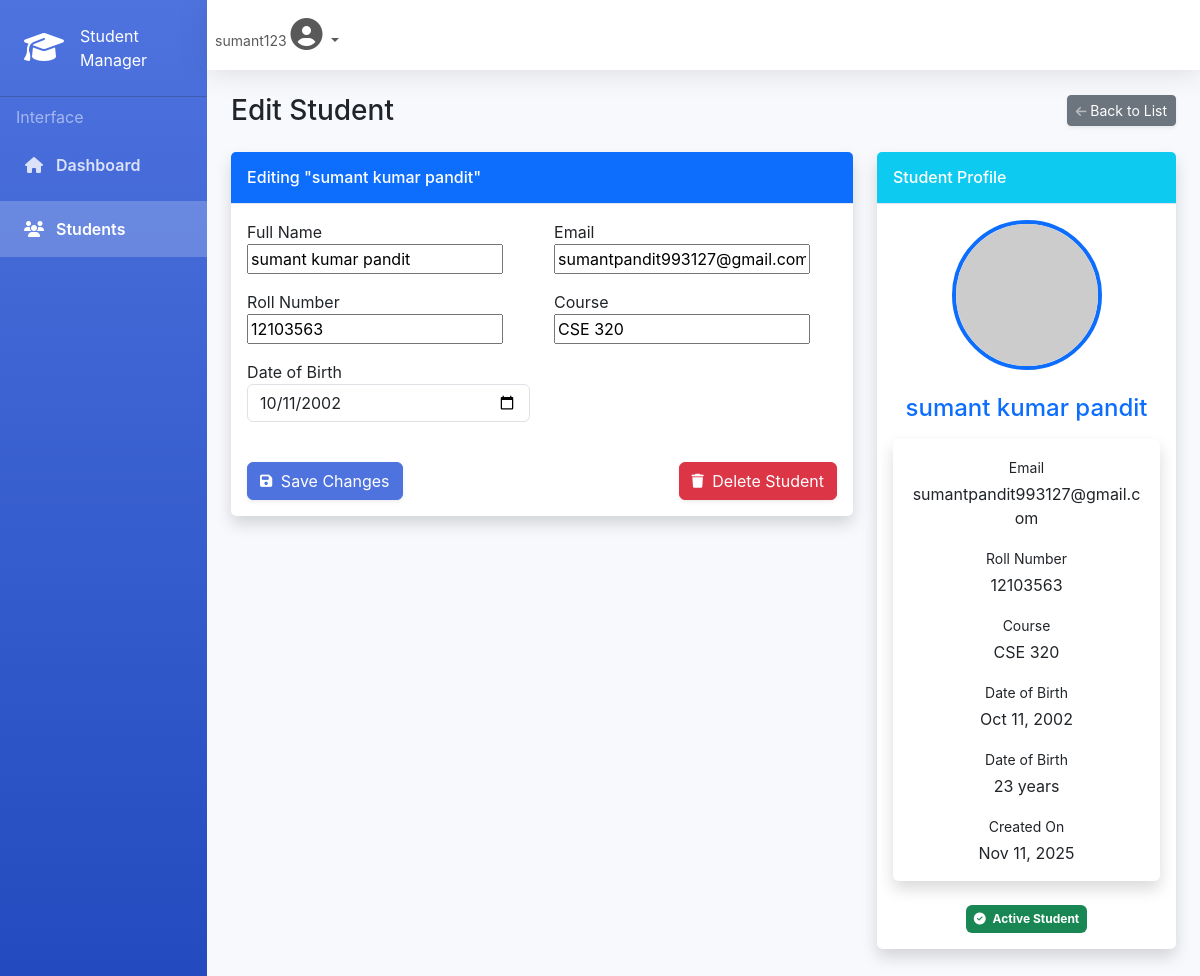
Page /edit/16/ (signed in) on the committed database.
### students/models.py (models this page shows, shortened)
class Student(models.Model):
    name = models.CharField(max_length=100)
    email = models.EmailField(unique=True)
    roll_no = models.CharField(max_length=20)
    course = models.CharField(max_length=100)
    date_of_birth = models.DateField()
    created_at = models.DateTimeField(auto_now_add=True)

### students/views.py (the view)
# urls.py: path('edit/<int:pk>/', student_edit, name='student-edit'),
@login_required
def student_edit(request, pk):
    student = get_object_or_404(Student, pk=pk)
    form = StudentForm(request.POST or None, instance=student)
    if request.method == 'POST' and form.is_valid():
        form.save()
        return redirect('student-home')
    return render(request, 'students/edit.html', {'form': form, 'student': student})

### students/forms.py
class StudentForm(forms.ModelForm):
    class Meta:
        model = Student
        fields = ['name', 'email', 'roll_no', 'course', 'date_of_birth']
        widgets = {
            'date_of_birth': forms.DateInput(attrs={
                'type': 'date',
                'class': 'form-control'
            })
        }

### students/templates/students/edit.html (shortened to what this page needs)
{% extends "base.html" %}
{% load static %}
{% block content %}
<div class="d-sm-flex align-items-center justify-content-between mb-4">
    <h1 class="h3 mb-0 text-gray-800">Edit Student</h1>
    <a href="{% url 'student-home' %}" class="d-none d-sm-inline-block btn btn-sm btn-secondary shadow-sm">
         Back to List
    </a>
</div>
<div class="row">
    <div class="col-lg-8">
        <div class="card shadow mb-4">
            <div class="card-header py-3 bg-primary text-white">
                <h6 class="m-0 font-weight-bold">Editing "{{ student.name }}"</h6>
            </div>
            <div class="card-body">
                <form method="post">
                    <div class="row">
                        <div class="col-md-6">
                            <div class="form-group mb-3">
                                <label for="{{ form.name.id_for_label }}" class="font-weight-bold">Full Name</label>
                                {{ form.name }}
                            </div>
                        </div>
                        <div class="col-md-6">
                            <div class="form-group mb-3">
                                <label for="{{ form.email.id_for_label }}" class="font-weight-bold">Email</label>
                                {{ form.email }}
                            </div>
                        </div>
                    </div>
                    <div class="row">
                        <div class="col-md-6">
                            <div class="form-group mb-3">
                                <label for="{{ form.roll_no.id_for_label }}" class="font-weight-bold">Roll Number</label>
                                {{ form.roll_no }}
                            </div>
                        </div>
                        <div class="col-md-6">
                            <div class="form-group mb-3">
                                <label for="{{ form.course.id_for_label }}" class="font-weight-bold">Course</label>
                                {{ form.course }}
                            </div>
                        </div>
                    </div>
                    <div class="row">
                        <div class="col-md-6">
                            <div class="form-group mb-3">
                                <label for="{{ form.date_of_birth.id_for_label }}" class="font-weight-bold">Date of Birth</label>
                                {{ form.date_of_birth }}
                            </div>
                        </div>
                    </div>
                    <div class="d-flex justify-content-between mt-4">
                        <button type="submit" class="btn btn-primary shadow-sm">
                            <i class="fas fa-save fa-sm me-1"></i> Save Changes
                        </button>
                        <a href="{% url 'student-delete' student.pk %}" class="btn btn-danger shadow-sm">
                            <i class="fas fa-trash fa-sm me-1"></i> Delete Student
                        </a>
                    </div>
                </form>
            </div>
        </div>
    </div>
    <div class="col-lg-4">
        <div class="card shadow mb-4">
            <div class="card-header py-3 bg-info text-white">
                <h6 class="m-0 font-weight-bold">Student Profile</h6>
            </div>
            <div class="card-body text-center">
                <div class="mb-4">
                    <img class="img-profile rounded-circle border border-4 border-primary"
                         src="https://ui-avatars.com/api/?name={{ student.name }}&background=4e73df&color=fff&size=200"
                         style="width: 150px; height: 150px;">
                </div>
                <h4 class="mb-3 text-primary">{{ student.name }}</h4>
                <div class="card border-left-primary shadow mb-4">
                    <div class="card-body">
                        <div class="text-left">
                            <div class="mb-3">
                                <label class="small text-gray-600 mb-1">Email</label>
                                <p class="mb-0 font-weight-bold">{{ student.email }}</p>
                            </div>
                            <div class="mb-3">
                                <label class="small text-gray-600 mb-1">Roll Number</label>
                                <p class="mb-0 font-weight-bold">{{ student.roll_no }}</p>
                            </div>
                            <div class="mb-3">
                                <label class="small text-gray-600 mb-1">Course</label>
                                <p class="mb-0 font-weight-bold">{{ student.course }}</p>
                            </div>
                            <div class="mb-3">
                                <label class="small text-gray-600 mb-1">Date of Birth</label>
                                <p class="mb-0 font-weight-bold">
                                    {% if student.date_of_birth %}
                                        {{ student.date_of_birth|date:"M d, Y" }}
                                    {% else %}
                                        Not specified
                                    {% endif %}
                                </p>
                            </div>
                            <div class="mb-3">
                                <label class="small text-gray-600 mb-1">Date of Birth</label>
                                <p class="mb-0 font-weight-bold">
                                    {% if student.date_of_birth %}
                                        {% with age=student.date_of_birth|timesince %}
                                            {{ age.split|first }} years
                                        {% endwith %}
                                    {% else %}
                                        -
                                    {% endif %}
                                </p>
                            </div>
                            <div>
                                <label class="small text-gray-600 mb-1">Created On</label>
                                <p class="mb-0 font-weight-bold">{{ student.created_at|date:"M d, Y" }}</p>
                            </div>
                        </div>
                    </div>
                </div>
                <div class="mt-3">
                    <span class="badge bg-success p-2">
                        <i class="fas fa-check-circle me-1"></i> Active Student
                    </span>
                </div>
            </div>
        </div>
    </div>
</div>
{% endblock %}

### students/templates/base.html (shortened to what this page needs)
{% load static %}
<!DOCTYPE html>
<html lang="en">
<head>
    <link href="https://cdn.jsdelivr.net/npm/bootstrap@5.3.0/dist/css/bootstrap.min.css" rel="stylesheet">
    <link rel="stylesheet" href="https://cdnjs.cloudflare.com/ajax/libs/font-awesome/6.4.0/css/all.min.css">
</head>
<body>
    <div class="d-flex">
        <div class="sidebar" id="sidebar">
            <div class="sidebar-brand d-flex align-items-center justify-content-center p-4">
                <div class="sidebar-brand-icon">
                    <i class="fas fa-graduation-cap fa-2x text-white"></i>
                </div>
                <div class="sidebar-brand-text mx-3 text-white">Student Manager</div>
            </div>
            <hr class="sidebar-divider my-0">
            <div class="sidebar-heading my-2 text-white-50 px-3">
                Interface
            </div>
            <div class="nav-item">
                <a class="nav-link {% if request.resolver_match.url_name == 'student-home' %}active{% endif %}"
                   href="{% url 'student-home' %}">
                    <i class="fas fa-fw fa-home"></i>
                    <span>Dashboard</span>
                </a>
            </div>
            <div class="nav-item">
                <a class="nav-link {% if 'student' in request.resolver_match.url_name %}active{% endif %}"
                   href="{% url 'student-home' %}">
                    <i class="fas fa-fw fa-users"></i>
                    <span>Students</span>
                </a>
            </div>
        </div>
        <div class="d-flex flex-column w-100" id="content-wrapper">
            <nav class="topbar navbar navbar-expand navbar-light bg-white">
                <ul class="navbar-nav ml-auto">
                    <li class="nav-item dropdown no-arrow">
                        <a class="nav-link dropdown-toggle" href="#" id="userDropdown" role="button"
                           data-bs-toggle="dropdown" aria-expanded="false">
                            <span class="mr-2 d-none d-lg-inline text-gray-600 small">
                                {% if user.is_authenticated %}
                                    {{ user.username }}
                                {% else %}
                                    Guest
                                {% endif %}
                            </span>
                            <i class="fas fa-user-circle fa-2x"></i>
                        </a>
                    </li>
                </ul>
            </nav>
            <div class="container-fluid p-4">
                {% block content %}{% endblock %}
            </div>
        </div>
    </div>
</body>
</html>

### students/templates/base.html (style rules this page uses)
:root { --primary-color: #4e73df; --secondary-color: #f8f9fc; --accent-color: #2e59d9; --text-dark: #5a5c69; }
body { font-family: 'Nunito', -apple-system, BlinkMacSystemFont, sans-serif; background-color: #f8f9fc; }
.sidebar { background: linear-gradient(180deg, var(--primary-color) 0%, #224abe 100%); min-height: 100vh; transition: all 0.3s; }
.sidebar .nav-link { color: rgba(255, 255, 255, 0.8); font-weight: 600; padding: 1rem 1.5rem; margin-bottom: 0.5rem; }
.sidebar .nav-link.active { color: #fff; background-color: rgba(255, 255, 255, 0.2); }
.sidebar .nav-link i { margin-right: 0.5rem; }
.topbar { height: 4.375rem; box-shadow: 0 0.15rem 1.75rem 0 rgba(58, 59, 69, 0.15); background: #fff; }
.card { border: none; border-radius: 0.35rem; box-shadow: 0 0.15rem 1.75rem 0 rgba(58, 59, 69, 0.1); }
.card-header { background-color: #f8f9fc; border-bottom: 1px solid #e3e6f0; font-weight: 700; }
.btn-primary { background-color: var(--primary-color); border-color: var(--primary-color); }

### rows in the picture
Student: name "sumant kumar pandit", email "sumantpandit993127@gmail.com", roll_no "12103563", course "CSE 320", date_of_birth "10/11/2002", date_of_birth "Oct 11, 2002", created_at "Nov 11, 2025"

### other values in the picture
{{ user.username }} "sumant123"
{{ age.split|first }} "23"
